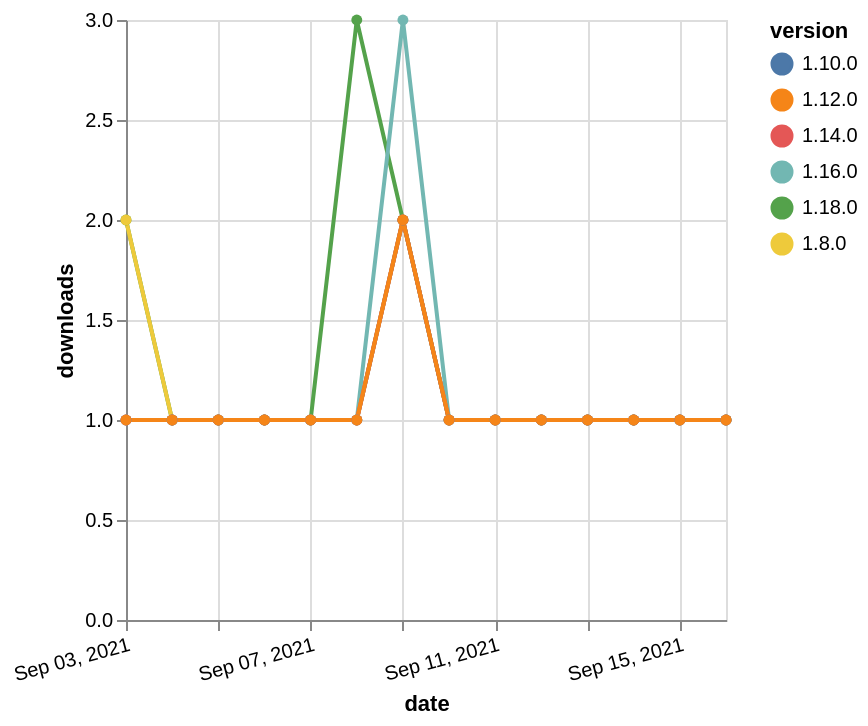

Specify this chart in Vega-Lite:
### Vega-Lite specification from a JSON file in a GitHub repository (floating-point values rounded to 4 significant figures)
{"$schema": "https://vega.github.io/schema/vega-lite/v5.json", "description": "A simple bar chart with embedded data.", "data": {"values": [{"date": "2021-09-03", "total": 120, "delta": 2, "version": "1.18.0"}, {"date": "2021-09-04", "total": 121, "delta": 1, "version": "1.18.0"}, {"date": "2021-09-05", "total": 122, "delta": 1, "version": "1.18.0"}, {"date": "2021-09-06", "total": 123, "delta": 1, "version": "1.18.0"}, {"date": "2021-09-07", "total": 124, "delta": 1, "version": "1.18.0"}, {"date": "2021-09-08", "total": 127, "delta": 3, "version": "1.18.0"}, {"date": "2021-09-09", "total": 129, "delta": 2, "version": "1.18.0"}, {"date": "2021-09-10", "total": 130, "delta": 1, "version": "1.18.0"}, {"date": "2021-09-11", "total": 131, "delta": 1, "version": "1.18.0"}, {"date": "2021-09-12", "total": 132, "delta": 1, "version": "1.18.0"}, {"date": "2021-09-13", "total": 133, "delta": 1, "version": "1.18.0"}, {"date": "2021-09-14", "total": 134, "delta": 1, "version": "1.18.0"}, {"date": "2021-09-15", "total": 135, "delta": 1, "version": "1.18.0"}, {"date": "2021-09-16", "total": 136, "delta": 1, "version": "1.18.0"}, {"date": "2021-09-03", "total": 220, "delta": 2, "version": "1.8.0"}, {"date": "2021-09-04", "total": 221, "delta": 1, "version": "1.8.0"}, {"date": "2021-09-05", "total": 222, "delta": 1, "version": "1.8.0"}, {"date": "2021-09-06", "total": 223, "delta": 1, "version": "1.8.0"}, {"date": "2021-09-07", "total": 224, "delta": 1, "version": "1.8.0"}, {"date": "2021-09-08", "total": 225, "delta": 1, "version": "1.8.0"}, {"date": "2021-09-09", "total": 227, "delta": 2, "version": "1.8.0"}, {"date": "2021-09-10", "total": 228, "delta": 1, "version": "1.8.0"}, {"date": "2021-09-11", "total": 229, "delta": 1, "version": "1.8.0"}, {"date": "2021-09-12", "total": 230, "delta": 1, "version": "1.8.0"}, {"date": "2021-09-13", "total": 231, "delta": 1, "version": "1.8.0"}, {"date": "2021-09-14", "total": 232, "delta": 1, "version": "1.8.0"}, {"date": "2021-09-15", "total": 233, "delta": 1, "version": "1.8.0"}, {"date": "2021-09-16", "total": 234, "delta": 1, "version": "1.8.0"}, {"date": "2021-09-03", "total": 175, "delta": 1, "version": "1.10.0"}, {"date": "2021-09-04", "total": 176, "delta": 1, "version": "1.10.0"}, {"date": "2021-09-05", "total": 177, "delta": 1, "version": "1.10.0"}, {"date": "2021-09-06", "total": 178, "delta": 1, "version": "1.10.0"}, {"date": "2021-09-07", "total": 179, "delta": 1, "version": "1.10.0"}, {"date": "2021-09-08", "total": 180, "delta": 1, "version": "1.10.0"}, {"date": "2021-09-09", "total": 182, "delta": 2, "version": "1.10.0"}, {"date": "2021-09-10", "total": 183, "delta": 1, "version": "1.10.0"}, {"date": "2021-09-11", "total": 184, "delta": 1, "version": "1.10.0"}, {"date": "2021-09-12", "total": 185, "delta": 1, "version": "1.10.0"}, {"date": "2021-09-13", "total": 186, "delta": 1, "version": "1.10.0"}, {"date": "2021-09-14", "total": 187, "delta": 1, "version": "1.10.0"}, {"date": "2021-09-15", "total": 188, "delta": 1, "version": "1.10.0"}, {"date": "2021-09-16", "total": 189, "delta": 1, "version": "1.10.0"}, {"date": "2021-09-03", "total": 166, "delta": 1, "version": "1.16.0"}, {"date": "2021-09-04", "total": 167, "delta": 1, "version": "1.16.0"}, {"date": "2021-09-05", "total": 168, "delta": 1, "version": "1.16.0"}, {"date": "2021-09-06", "total": 169, "delta": 1, "version": "1.16.0"}, {"date": "2021-09-07", "total": 170, "delta": 1, "version": "1.16.0"}, {"date": "2021-09-08", "total": 171, "delta": 1, "version": "1.16.0"}, {"date": "2021-09-09", "total": 174, "delta": 3, "version": "1.16.0"}, {"date": "2021-09-10", "total": 175, "delta": 1, "version": "1.16.0"}, {"date": "2021-09-11", "total": 176, "delta": 1, "version": "1.16.0"}, {"date": "2021-09-12", "total": 177, "delta": 1, "version": "1.16.0"}, {"date": "2021-09-13", "total": 178, "delta": 1, "version": "1.16.0"}, {"date": "2021-09-14", "total": 179, "delta": 1, "version": "1.16.0"}, {"date": "2021-09-15", "total": 180, "delta": 1, "version": "1.16.0"}, {"date": "2021-09-16", "total": 181, "delta": 1, "version": "1.16.0"}, {"date": "2021-09-03", "total": 143, "delta": 1, "version": "1.14.0"}, {"date": "2021-09-04", "total": 144, "delta": 1, "version": "1.14.0"}, {"date": "2021-09-05", "total": 145, "delta": 1, "version": "1.14.0"}, {"date": "2021-09-06", "total": 146, "delta": 1, "version": "1.14.0"}, {"date": "2021-09-07", "total": 147, "delta": 1, "version": "1.14.0"}, {"date": "2021-09-08", "total": 148, "delta": 1, "version": "1.14.0"}, {"date": "2021-09-09", "total": 150, "delta": 2, "version": "1.14.0"}, {"date": "2021-09-10", "total": 151, "delta": 1, "version": "1.14.0"}, {"date": "2021-09-11", "total": 152, "delta": 1, "version": "1.14.0"}, {"date": "2021-09-12", "total": 153, "delta": 1, "version": "1.14.0"}, {"date": "2021-09-13", "total": 154, "delta": 1, "version": "1.14.0"}, {"date": "2021-09-14", "total": 155, "delta": 1, "version": "1.14.0"}, {"date": "2021-09-15", "total": 156, "delta": 1, "version": "1.14.0"}, {"date": "2021-09-16", "total": 157, "delta": 1, "version": "1.14.0"}, {"date": "2021-09-03", "total": 180, "delta": 1, "version": "1.12.0"}, {"date": "2021-09-04", "total": 181, "delta": 1, "version": "1.12.0"}, {"date": "2021-09-05", "total": 182, "delta": 1, "version": "1.12.0"}, {"date": "2021-09-06", "total": 183, "delta": 1, "version": "1.12.0"}, {"date": "2021-09-07", "total": 184, "delta": 1, "version": "1.12.0"}, {"date": "2021-09-08", "total": 185, "delta": 1, "version": "1.12.0"}, {"date": "2021-09-09", "total": 187, "delta": 2, "version": "1.12.0"}, {"date": "2021-09-10", "total": 188, "delta": 1, "version": "1.12.0"}, {"date": "2021-09-11", "total": 189, "delta": 1, "version": "1.12.0"}, {"date": "2021-09-12", "total": 190, "delta": 1, "version": "1.12.0"}, {"date": "2021-09-13", "total": 191, "delta": 1, "version": "1.12.0"}, {"date": "2021-09-14", "total": 192, "delta": 1, "version": "1.12.0"}, {"date": "2021-09-15", "total": 193, "delta": 1, "version": "1.12.0"}, {"date": "2021-09-16", "total": 194, "delta": 1, "version": "1.12.0"}]}, "width": "container", "mark": {"type": "line", "point": {"filled": true}}, "encoding": {"x": {"field": "date", "type": "temporal", "timeUnit": "yearmonthdate", "title": "date", "axis": {"labelAngle": -15}}, "y": {"field": "delta", "type": "quantitative", "title": "downloads"}, "color": {"field": "version", "type": "nominal"}, "tooltip": {"field": "delta"}}}
